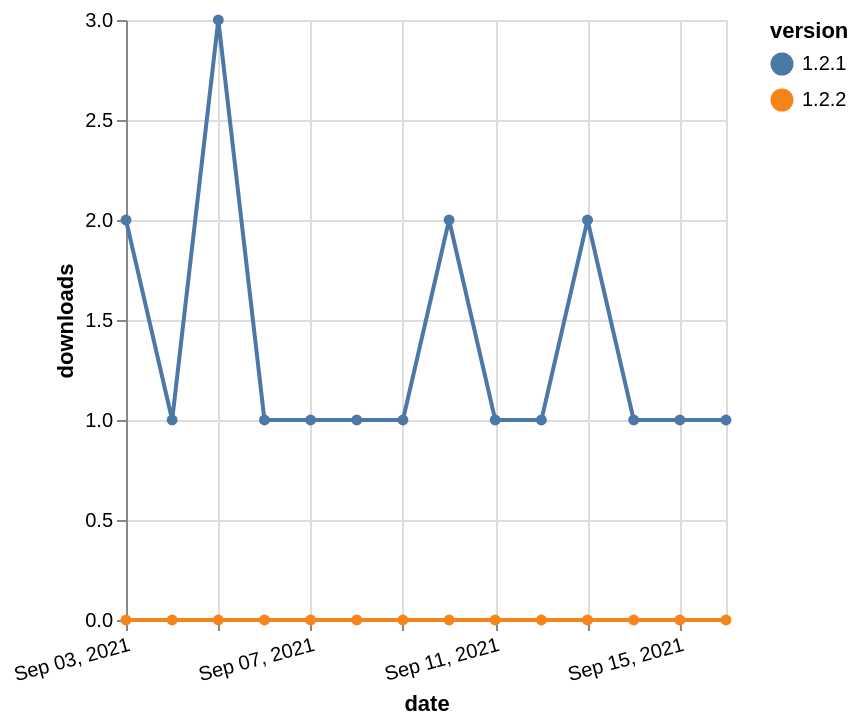

This figure's Vega-Lite source:
### Vega-Lite specification from a JSON file in a GitHub repository (floating-point values rounded to 4 significant figures)
{"$schema": "https://vega.github.io/schema/vega-lite/v5.json", "description": "A simple bar chart with embedded data.", "data": {"values": [{"date": "2021-09-03", "total": 18, "delta": 0, "version": "1.2.2"}, {"date": "2021-09-04", "total": 19, "delta": 0, "version": "1.2.2"}, {"date": "2021-09-05", "total": 21, "delta": 0, "version": "1.2.2"}, {"date": "2021-09-06", "total": 22, "delta": 0, "version": "1.2.2"}, {"date": "2021-09-07", "total": 24, "delta": 0, "version": "1.2.2"}, {"date": "2021-09-08", "total": 25, "delta": 0, "version": "1.2.2"}, {"date": "2021-09-09", "total": 26, "delta": 0, "version": "1.2.2"}, {"date": "2021-09-10", "total": 102, "delta": 0, "version": "1.2.2"}, {"date": "2021-09-11", "total": 147, "delta": 0, "version": "1.2.2"}, {"date": "2021-09-12", "total": 169, "delta": 0, "version": "1.2.2"}, {"date": "2021-09-13", "total": 196, "delta": 0, "version": "1.2.2"}, {"date": "2021-09-14", "total": 209, "delta": 0, "version": "1.2.2"}, {"date": "2021-09-15", "total": 235, "delta": 0, "version": "1.2.2"}, {"date": "2021-09-16", "total": 237, "delta": 0, "version": "1.2.2"}, {"date": "2021-09-03", "total": 15, "delta": 2, "version": "1.2.1"}, {"date": "2021-09-04", "total": 16, "delta": 1, "version": "1.2.1"}, {"date": "2021-09-05", "total": 19, "delta": 3, "version": "1.2.1"}, {"date": "2021-09-06", "total": 20, "delta": 1, "version": "1.2.1"}, {"date": "2021-09-07", "total": 21, "delta": 1, "version": "1.2.1"}, {"date": "2021-09-08", "total": 22, "delta": 1, "version": "1.2.1"}, {"date": "2021-09-09", "total": 23, "delta": 1, "version": "1.2.1"}, {"date": "2021-09-10", "total": 25, "delta": 2, "version": "1.2.1"}, {"date": "2021-09-11", "total": 26, "delta": 1, "version": "1.2.1"}, {"date": "2021-09-12", "total": 27, "delta": 1, "version": "1.2.1"}, {"date": "2021-09-13", "total": 29, "delta": 2, "version": "1.2.1"}, {"date": "2021-09-14", "total": 30, "delta": 1, "version": "1.2.1"}, {"date": "2021-09-15", "total": 31, "delta": 1, "version": "1.2.1"}, {"date": "2021-09-16", "total": 32, "delta": 1, "version": "1.2.1"}]}, "width": "container", "mark": {"type": "line", "point": {"filled": true}}, "encoding": {"x": {"field": "date", "type": "temporal", "timeUnit": "yearmonthdate", "title": "date", "axis": {"labelAngle": -15}}, "y": {"field": "delta", "type": "quantitative", "title": "downloads"}, "color": {"field": "version", "type": "nominal"}, "tooltip": {"field": "delta"}}}
